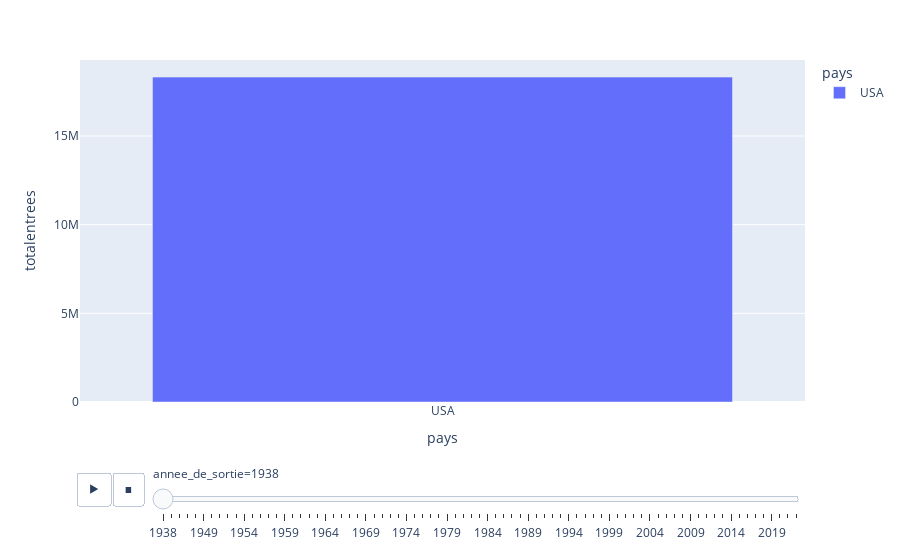

This figure's notebook cell:
### Code cell
fig = px.bar(test2,x='pays', y="totalentrees", color="pays",
  animation_frame="annee_de_sortie", animation_group="pays")
fig.show()

### Figure 1 — Plotly figure (JSON) as saved in the notebook; plotly's stock layout.template omitted (floating-point values rounded to 4 significant figures)
{"data": [{"alignmentgroup": "True", "hovertemplate": "pays=%{x}<br>annee_de_sortie=1938<br>totalentrees=%{y}<extra></extra>", "ids": ["USA"], "legendgroup": "USA", "marker": {"color": "#636efa", "pattern": {"shape": ""}}, "name": "USA", "offsetgroup": "USA", "orientation": "v", "showlegend": true, "textposition": "auto", "type": "bar", "x": ["USA"], "xaxis": "x", "y": [18319651], "yaxis": "y"}], "layout": {"barmode": "relative", "legend": {"title": {"text": "pays"}, "tracegroupgap": 0}, "margin": {"t": 60}, "sliders": [{"active": 0, "currentvalue": {"prefix": "annee_de_sortie="}, "len": 0.9, "pad": {"b": 10, "t": 60}, "steps": [{"args": [["1938"], {"frame": {"duration": 0, "redraw": true}, "fromcurrent": true, "mode": "immediate", "transition": {"duration": 0, "easing": "linear"}}], "label": "1938", "method": "animate"}, {"args": [["1945"], {"frame": {"duration": 0, "redraw": true}, "fromcurrent": true, "mode": "immediate", "transition": {"duration": 0, "easing": "linear"}}], "label": "1945", "method": "animate"}, {"args": [["1946"], {"frame": {"duration": 0, "redraw": true}, "fromcurrent": true, "mode": "immediate", "transition": {"duration": 0, "easing": "linear"}}], "label": "1946", "method": "animate"}, {"args": [["1947"], {"frame": {"duration": 0, "redraw": true}, "fromcurrent": true, "mode": "immediate", "transition": {"duration": 0, "easing": "linear"}}], "label": "1947", "method": "animate"}, {"args": [["1948"], {"frame": {"duration": 0, "redraw": true}, "fromcurrent": true, "mode": "immediate", "transition": {"duration": 0, "easing": "linear"}}], "label": "1948", "method": "animate"}, {"args": [["1949"], {"frame": {"duration": 0, "redraw": true}, "fromcurrent": true, "mode": "immediate", "transition": {"duration": 0, "easing": "linear"}}], "label": "1949", "method": "animate"}, {"args": [["1950"], {"frame": {"duration": 0, "redraw": true}, "fromcurrent": true, "mode": "immediate", "transition": {"duration": 0, "easing": "linear"}}], "label": "1950", "method": "animate"}, {"args": [["1951"], {"frame": {"duration": 0, "redraw": true}, "fromcurrent": true, "mode": "immediate", "transition": {"duration": 0, "easing": "linear"}}], "label": "1951", "method": "animate"}, {"args": [["1952"], {"frame": {"duration": 0, "redraw": true}, "fromcurrent": true, "mode": "immediate", "transition": {"duration": 0, "easing": "linear"}}], "label": "1952", "method": "animate"}, {"args": [["1953"], {"frame": {"duration": 0, "redraw": true}, "fromcurrent": true, "mode": "immediate", "transition": {"duration": 0, "easing": "linear"}}], "label": "1953", "method": "animate"}, {"args": [["1954"], {"frame": {"duration": 0, "redraw": true}, "fromcurrent": true, "mode": "immediate", "transition": {"duration": 0, "easing": "linear"}}], "label": "1954", "method": "animate"}, {"args": [["1955"], {"frame": {"duration": 0, "redraw": true}, "fromcurrent": true, "mode": "immediate", "transition": {"duration": 0, "easing": "linear"}}], "label": "1955", "method": "animate"}, {"args": [["1956"], {"frame": {"duration": 0, "redraw": true}, "fromcurrent": true, "mode": "immediate", "transition": {"duration": 0, "easing": "linear"}}], "label": "1956", "method": "animate"}, {"args": [["1957"], {"frame": {"duration": 0, "redraw": true}, "fromcurrent": true, "mode": "immediate", "transition": {"duration": 0, "easing": "linear"}}], "label": "1957", "method": "animate"}, {"args": [["1958"], {"frame": {"duration": 0, "redraw": true}, "fromcurrent": true, "mode": "immediate", "transition": {"duration": 0, "easing": "linear"}}], "label": "1958", "method": "animate"}, {"args": [["1959"], {"frame": {"duration": 0, "redraw": true}, "fromcurrent": true, "mode": "immediate", "transition": {"duration": 0, "easing": "linear"}}], "label": "1959", "method": "animate"}, {"args": [["1960"], {"frame": {"duration": 0, "redraw": true}, "fromcurrent": true, "mode": "immediate", "transition": {"duration": 0, "easing": "linear"}}], "label": "1960", "method": "animate"}, {"args": [["1961"], {"frame": {"duration": 0, "redraw": true}, "fromcurrent": true, "mode": "immediate", "transition": {"duration": 0, "easing": "linear"}}], "label": "1961", "method": "animate"}, {"args": [["1962"], {"frame": {"duration": 0, "redraw": true}, "fromcurrent": true, "mode": "immediate", "transition": {"duration": 0, "easing": "linear"}}], "label": "1962", "method": "animate"}, {"args": [["1963"], {"frame": {"duration": 0, "redraw": true}, "fromcurrent": true, "mode": "immediate", "transition": {"duration": 0, "easing": "linear"}}], "label": "1963", "method": "animate"}, {"args": [["1964"], {"frame": {"duration": 0, "redraw": true}, "fromcurrent": true, "mode": "immediate", "transition": {"duration": 0, "easing": "linear"}}], "label": "1964", "method": "animate"}, {"args": [["1965"], {"frame": {"duration": 0, "redraw": true}, "fromcurrent": true, "mode": "immediate", "transition": {"duration": 0, "easing": "linear"}}], "label": "1965", "method": "animate"}, {"args": [["1966"], {"frame": {"duration": 0, "redraw": true}, "fromcurrent": true, "mode": "immediate", "transition": {"duration": 0, "easing": "linear"}}], "label": "1966", "method": "animate"}, {"args": [["1967"], {"frame": {"duration": 0, "redraw": true}, "fromcurrent": true, "mode": "immediate", "transition": {"duration": 0, "easing": "linear"}}], "label": "1967", "method": "animate"}, {"args": [["1968"], {"frame": {"duration": 0, "redraw": true}, "fromcurrent": true, "mode": "immediate", "transition": {"duration": 0, "easing": "linear"}}], "label": "1968", "method": "animate"}, {"args": [["1969"], {"frame": {"duration": 0, "redraw": true}, "fromcurrent": true, "mode": "immediate", "transition": {"duration": 0, "easing": "linear"}}], "label": "1969", "method": "animate"}, {"args": [["1970"], {"frame": {"duration": 0, "redraw": true}, "fromcurrent": true, "mode": "immediate", "transition": {"duration": 0, "easing": "linear"}}], "label": "1970", "method": "animate"}, {"args": [["1971"], {"frame": {"duration": 0, "redraw": true}, "fromcurrent": true, "mode": "immediate", "transition": {"duration": 0, "easing": "linear"}}], "label": "1971", "method": "animate"}, {"args": [["1972"], {"frame": {"duration": 0, "redraw": true}, "fromcurrent": true, "mode": "immediate", "transition": {"duration": 0, "easing": "linear"}}], "label": "1972", "method": "animate"}, {"args": [["1973"], {"frame": {"duration": 0, "redraw": true}, "fromcurrent": true, "mode": "immediate", "transition": {"duration": 0, "easing": "linear"}}], "label": "1973", "method": "animate"}, {"args": [["1974"], {"frame": {"duration": 0, "redraw": true}, "fromcurrent": true, "mode": "immediate", "transition": {"duration": 0, "easing": "linear"}}], "label": "1974", "method": "animate"}, {"args": [["1975"], {"frame": {"duration": 0, "redraw": true}, "fromcurrent": true, "mode": "immediate", "transition": {"duration": 0, "easing": "linear"}}], "label": "1975", "method": "animate"}, {"args": [["1976"], {"frame": {"duration": 0, "redraw": true}, "fromcurrent": true, "mode": "immediate", "transition": {"duration": 0, "easing": "linear"}}], "label": "1976", "method": "animate"}, {"args": [["1977"], {"frame": {"duration": 0, "redraw": true}, "fromcurrent": true, "mode": "immediate", "transition": {"duration": 0, "easing": "linear"}}], "label": "1977", "method": "animate"}, {"args": [["1978"], {"frame": {"duration": 0, "redraw": true}, "fromcurrent": true, "mode": "immediate", "transition": {"duration": 0, "easing": "linear"}}], "label": "1978", "method": "animate"}, {"args": [["1979"], {"frame": {"duration": 0, "redraw": true}, "fromcurrent": true, "mode": "immediate", "transition": {"duration": 0, "easing": "linear"}}], "label": "1979", "method": "animate"}, {"args": [["1980"], {"frame": {"duration": 0, "redraw": true}, "fromcurrent": true, "mode": "immediate", "transition": {"duration": 0, "easing": "linear"}}], "label": "1980", "method": "animate"}, {"args": [["1981"], {"frame": {"duration": 0, "redraw": true}, "fromcurrent": true, "mode": "immediate", "transition": {"duration": 0, "easing": "linear"}}], "label": "1981", "method": "animate"}, {"args": [["1982"], {"frame": {"duration": 0, "redraw": true}, "fromcurrent": true, "mode": "immediate", "transition": {"duration": 0, "easing": "linear"}}], "label": "1982", "method": "animate"}, {"args": [["1983"], {"frame": {"duration": 0, "redraw": true}, "fromcurrent": true, "mode": "immediate", "transition": {"duration": 0, "easing": "linear"}}], "label": "1983", "method": "animate"}, {"args": [["1984"], {"frame": {"duration": 0, "redraw": true}, "fromcurrent": true, "mode": "immediate", "transition": {"duration": 0, "easing": "linear"}}], "label": "1984", "method": "animate"}, {"args": [["1985"], {"frame": {"duration": 0, "redraw": true}, "fromcurrent": true, "mode": "immediate", "transition": {"duration": 0, "easing": "linear"}}], "label": "1985", "method": "animate"}, {"args": [["1986"], {"frame": {"duration": 0, "redraw": true}, "fromcurrent": true, "mode": "immediate", "transition": {"duration": 0, "easing": "linear"}}], "label": "1986", "method": "animate"}, {"args": [["1987"], {"frame": {"duration": 0, "redraw": true}, "fromcurrent": true, "mode": "immediate", "transition": {"duration": 0, "easing": "linear"}}], "label": "1987", "method": "animate"}, {"args": [["1988"], {"frame": {"duration": 0, "redraw": true}, "fromcurrent": true, "mode": "immediate", "transition": {"duration": 0, "easing": "linear"}}], "label": "1988", "method": "animate"}, {"args": [["1989"], {"frame": {"duration": 0, "redraw": true}, "fromcurrent": true, "mode": "immediate", "transition": {"duration": 0, "easing": "linear"}}], "label": "1989", "method": "animate"}, {"args": [["1990"], {"frame": {"duration": 0, "redraw": true}, "fromcurrent": true, "mode": "immediate", "transition": {"duration": 0, "easing": "linear"}}], "label": "1990", "method": "animate"}, {"args": [["1991"], {"frame": {"duration": 0, "redraw": true}, "fromcurrent": true, "mode": "immediate", "transition": {"duration": 0, "easing": "linear"}}], "label": "1991", "method": "animate"}, {"args": [["1992"], {"frame": {"duration": 0, "redraw": true}, "fromcurrent": true, "mode": "immediate", "transition": {"duration": 0, "easing": "linear"}}], "label": "1992", "method": "animate"}, {"args": [["1993"], {"frame": {"duration": 0, "redraw": true}, "fromcurrent": true, "mode": "immediate", "transition": {"duration": 0, "easing": "linear"}}], "label": "1993", "method": "animate"}, {"args": [["1994"], {"frame": {"duration": 0, "redraw": true}, "fromcurrent": true, "mode": "immediate", "transition": {"duration": 0, "easing": "linear"}}], "label": "1994", "method": "animate"}, {"args": [["1995"], {"frame": {"duration": 0, "redraw": true}, "fromcurrent": true, "mode": "immediate", "transition": {"duration": 0, "easing": "linear"}}], "label": "1995", "method": "animate"}, {"args": [["1996"], {"frame": {"duration": 0, "redraw": true}, "fromcurrent": true, "mode": "immediate", "transition": {"duration": 0, "easing": "linear"}}], "label": "1996", "method": "animate"}, {"args": [["1997"], {"frame": {"duration": 0, "redraw": true}, "fromcurrent": true, "mode": "immediate", "transition": {"duration": 0, "easing": "linear"}}], "label": "1997", "method": "animate"}, {"args": [["1998"], {"frame": {"duration": 0, "redraw": true}, "fromcurrent": true, "mode": "immediate", "transition": {"duration": 0, "easing": "linear"}}], "label": "1998", "method": "animate"}, {"args": [["1999"], {"frame": {"duration": 0, "redraw": true}, "fromcurrent": true, "mode": "immediate", "transition": {"duration": 0, "easing": "linear"}}], "label": "1999", "method": "animate"}, {"args": [["2000"], {"frame": {"duration": 0, "redraw": true}, "fromcurrent": true, "mode": "immediate", "transition": {"duration": 0, "easing": "linear"}}], "label": "2000", "method": "animate"}, {"args": [["2001"], {"frame": {"duration": 0, "redraw": true}, "fromcurrent": true, "mode": "immediate", "transition": {"duration": 0, "easing": "linear"}}], "label": "2001", "method": "animate"}, {"args": [["2002"], {"frame": {"duration": 0, "redraw": true}, "fromcurrent": true, "mode": "immediate", "transition": {"duration": 0, "easing": "linear"}}], "label": "2002", "method": "animate"}, {"args": [["2003"], {"frame": {"duration": 0, "redraw": true}, "fromcurrent": true, "mode": "immediate", "transition": {"duration": 0, "easing": "linear"}}], "label": "2003", "method": "animate"}, {"args": [["2004"], {"frame": {"duration": 0, "redraw": true}, "fromcurrent": true, "mode": "immediate", "transition": {"duration": 0, "easing": "linear"}}], "label": "2004", "method": "animate"}, {"args": [["2005"], {"frame": {"duration": 0, "redraw": true}, "fromcurrent": true, "mode": "immediate", "transition": {"duration": 0, "easing": "linear"}}], "label": "2005", "method": "animate"}, {"args": [["2006"], {"frame": {"duration": 0, "redraw": true}, "fromcurrent": true, "mode": "immediate", "transition": {"duration": 0, "easing": "linear"}}], "label": "2006", "method": "animate"}, {"args": [["2007"], {"frame": {"duration": 0, "redraw": true}, "fromcurrent": true, "mode": "immediate", "transition": {"duration": 0, "easing": "linear"}}], "label": "2007", "method": "animate"}, {"args": [["2008"], {"frame": {"duration": 0, "redraw": true}, "fromcurrent": true, "mode": "immediate", "transition": {"duration": 0, "easing": "linear"}}], "label": "2008", "method": "animate"}, {"args": [["2009"], {"frame": {"duration": 0, "redraw": true}, "fromcurrent": true, "mode": "immediate", "transition": {"duration": 0, "easing": "linear"}}], "label": "2009", "method": "animate"}, {"args": [["2010"], {"frame": {"duration": 0, "redraw": true}, "fromcurrent": true, "mode": "immediate", "transition": {"duration": 0, "easing": "linear"}}], "label": "2010", "method": "animate"}, {"args": [["2011"], {"frame": {"duration": 0, "redraw": true}, "fromcurrent": true, "mode": "immediate", "transition": {"duration": 0, "easing": "linear"}}], "label": "2011", "method": "animate"}, {"args": [["2012"], {"frame": {"duration": 0, "redraw": true}, "fromcurrent": true, "mode": "immediate", "transition": {"duration": 0, "easing": "linear"}}], "label": "2012", "method": "animate"}, {"args": [["2013"], {"frame": {"duration": 0, "redraw": true}, "fromcurrent": true, "mode": "immediate", "transition": {"duration": 0, "easing": "linear"}}], "label": "2013", "method": "animate"}, {"args": [["2014"], {"frame": {"duration": 0, "redraw": true}, "fromcurrent": true, "mode": "immediate", "transition": {"duration": 0, "easing": "linear"}}], "label": "2014", "method": "animate"}, {"args": [["2015"], {"frame": {"duration": 0, "redraw": true}, "fromcurrent": true, "mode": "immediate", "transition": {"duration": 0, "easing": "linear"}}], "label": "2015", "method": "animate"}, {"args": [["2016"], {"frame": {"duration": 0, "redraw": true}, "fromcurrent": true, "mode": "immediate", "transition": {"duration": 0, "easing": "linear"}}], "label": "2016", "method": "animate"}, {"args": [["2017"], {"frame": {"duration": 0, "redraw": true}, "fromcurrent": true, "mode": "immediate", "transition": {"duration": 0, "easing": "linear"}}], "label": "2017", "method": "animate"}, {"args": [["2018"], {"frame": {"duration": 0, "redraw": true}, "fromcurrent": true, "mode": "immediate", "transition": {"duration": 0, "easing": "linear"}}], "label": "2018", "method": "animate"}, {"args": [["2019"], {"frame": {"duration": 0, "redraw": true}, "fromcurrent": true, "mode": "immediate", "transition": {"duration": 0, "easing": "linear"}}], "label": "2019", "method": "animate"}, {"args": [["2021"], {"frame": {"duration": 0, "redraw": true}, "fromcurrent": true, "mode": "immediate", "transition": {"duration": 0, "easing": "linear"}}], "label": "2021", "method": "animate"}, {"args": [["2022"], {"frame": {"duration": 0, "redraw": true}, "fromcurrent": true, "mode": "immediate", "transition": {"duration": 0, "easing": "linear"}}], "label": "2022", "method": "animate"}, {"args": [["2023"], {"frame": {"duration": 0, "redraw": true}, "fromcurrent": true, "mode": "immediate", "transition": {"duration": 0, "easing": "linear"}}], "label": "2023", "method": "animate"}], "x": 0.1, "xanchor": "left", "y": 0, "yanchor": "top"}], "updatemenus": [{"buttons": [{"args": [null, {"frame": {"duration": 500, "redraw": true}, "fromcurrent": true, "mode": "immediate", "transition": {"duration": 500, "easing": "linear"}}], "label": "&#9654;", "method": "animate"}, {"args": [[null], {"frame": {"duration": 0, "redraw": true}, "fromcurrent": true, "mode": "immediate", "transition": {"duration": 0, "easing": "linear"}}], "label": "&#9724;", "method": "animate"}], "direction": "left", "pad": {"r": 10, "t": 70}, "showactive": false, "type": "buttons", "x": 0.1, "xanchor": "right", "y": 0, "yanchor": "top"}], "xaxis": {"anchor": "y", "categoryarray": ["USA", "FRA", "Autre"], "categoryorder": "array", "domain": [0, 1], "title": {"text": "pays"}}, "yaxis": {"anchor": "x", "domain": [0, 1], "title": {"text": "totalentrees"}}}}
